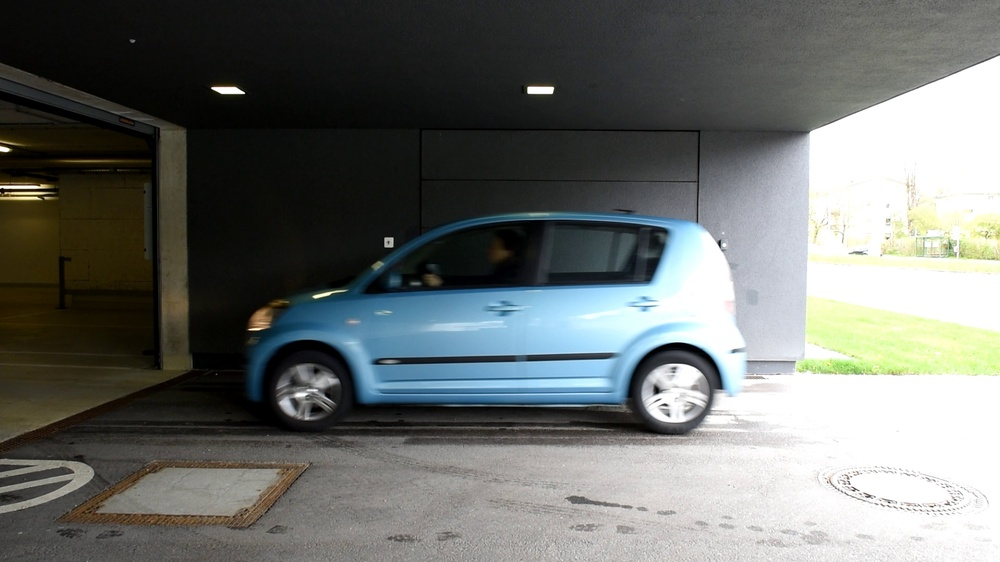
#> input picture test.jpg, 1000 x 562 px, shrunk from 1920 x 1080 before the run, given in place of daihatsu_side.MOV, which was not available
$ jupyter execute vehicle_type_classification_rule_based.ipynb   (text cells are left out)
#> lines starting #> are read from the running program, lines starting #| are printed output that depends on the picture; pictures that were not available may be replaced by others from this repository, and a replacement may not be noted
[cell 1]
import cv2
import matplotlib.pyplot as plt
import numpy as np
from scipy.signal import find_peaks

bg_car_threshold = 55

cap = cv2.VideoCapture('../datasets/daihatsu_side.MOV') # capture


count = 0 # frames passed
index = 0 # iteration
bg = None # Background for substraction

x = [] # frames
y = [] # save results for every iteration

while cap.isOpened():
    ret, frame = cap.read()
#> frame is the input picture: shape (562, 1000, 3); mean B, G, R 108.2, 111, 107.6

    if ret:
        count += 30 # i.e. at 30 fps, this advances one second

        img = cv2.cvtColor(frame, cv2.COLOR_BGR2GRAY) # convert to gray
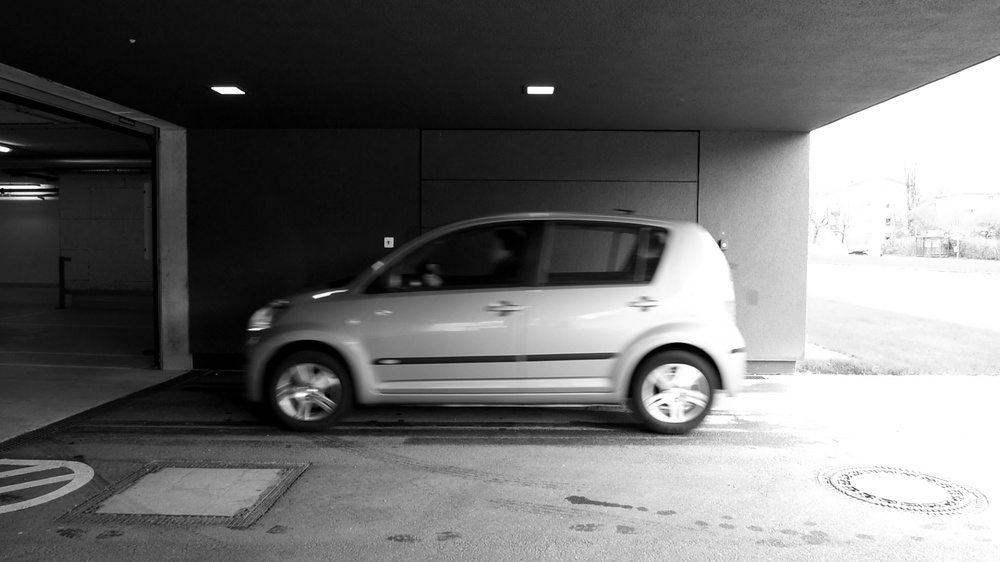
#> img: shape (562, 1000); min 0, max 255, mean 109.7
        img = cv2.cv2.equalizeHist(img) # Equalize Histogram
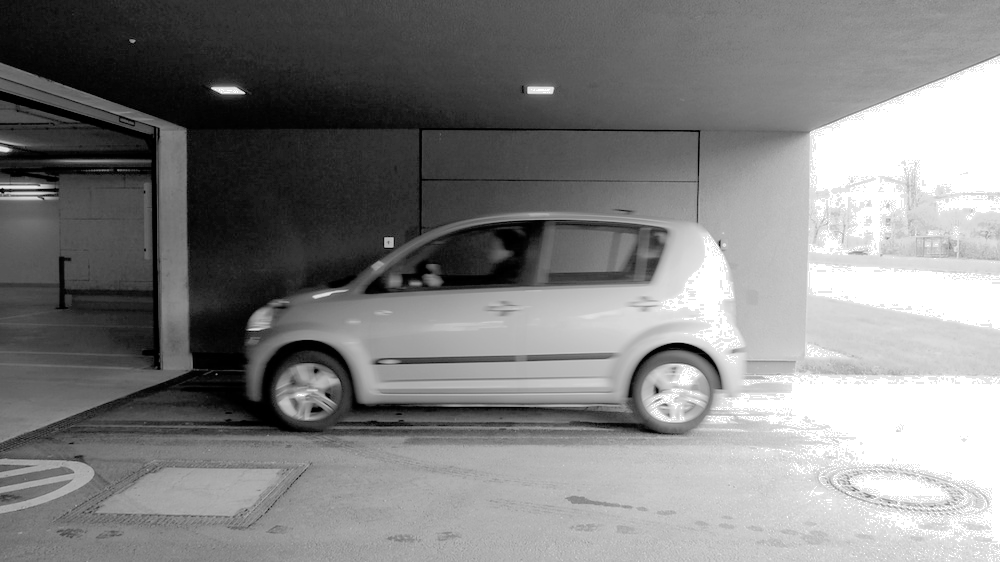
#> img: shape (562, 1000); min 0, max 255, mean 128.6

        if bg is None:
            bg = img # start of the video set background

        # difference between background and frame
        img_diff = bg + bg_car_threshold - img
#> img_diff: shape (562, 1000); every value is 55

        (T, thresh) = cv2.threshold(img_diff, 180, 255, cv2.THRESH_BINARY)
#> thresh: shape (562, 1000); every value is 0
        # display image
        plt.imshow(thresh, cmap='gray')
        plt.show()
        # count non zero pixels
        nonzero = np.count_nonzero(thresh)
#> nonzero = 0
        print(f'There are {nonzero} set to 255')
#| There are 0 set to 255

        if nonzero == 0:
            bg = img

        # save values for plotting
        x.append(count)
        y.append(nonzero)

        cap.set(1, count) # advance by 30 fps
        index += 1 # add to index
    else:
        cap.release()
        break

$ run again, on flowers.jpg
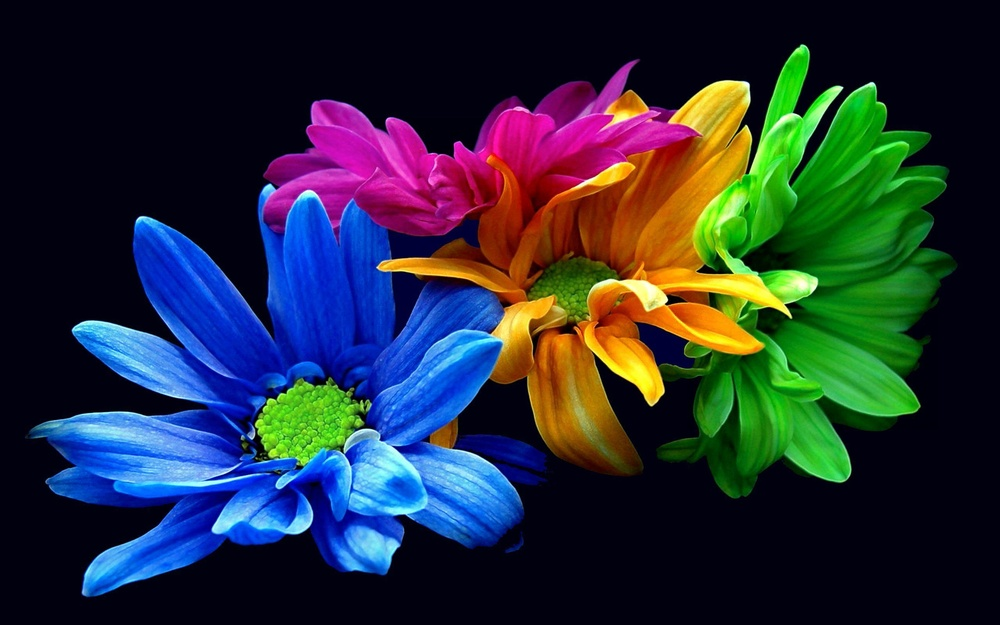
#> input picture flowers.jpg, 1000 x 625 px, shrunk from 2560 x 1600 before the run, given in place of daihatsu_side.MOV, which was not available
#> frame is the input picture: shape (625, 1000, 3); mean B, G, R 56, 45.6, 37.4
#> `img = cv2.cvtColor(frame, cv2.COLOR_BGR2GRAY)`:
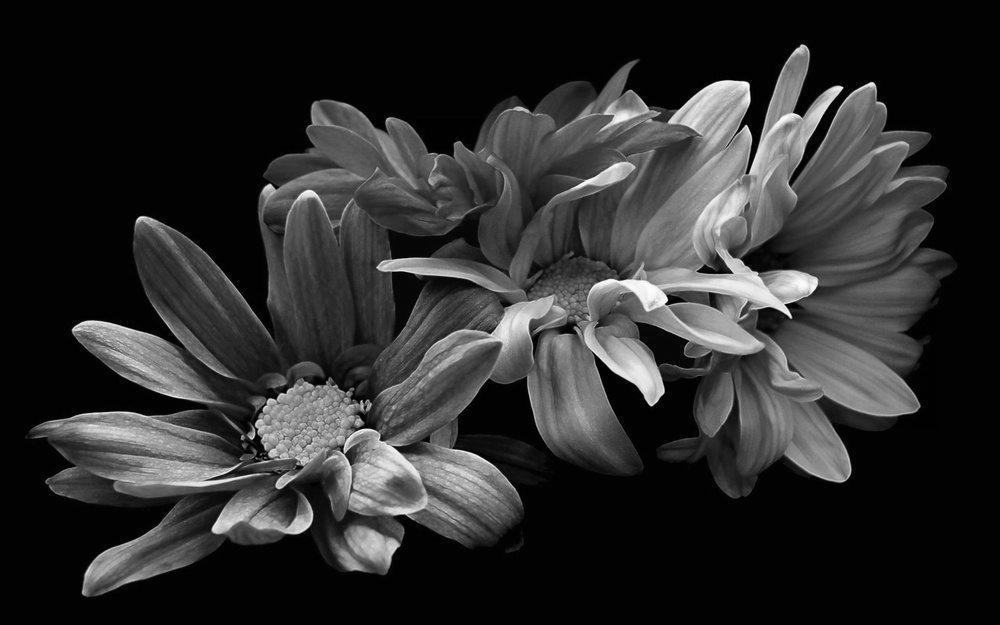
#> img: shape (625, 1000); min 0, max 253, mean 44.4
#> `img = cv2.cv2.equalizeHist(img)`:
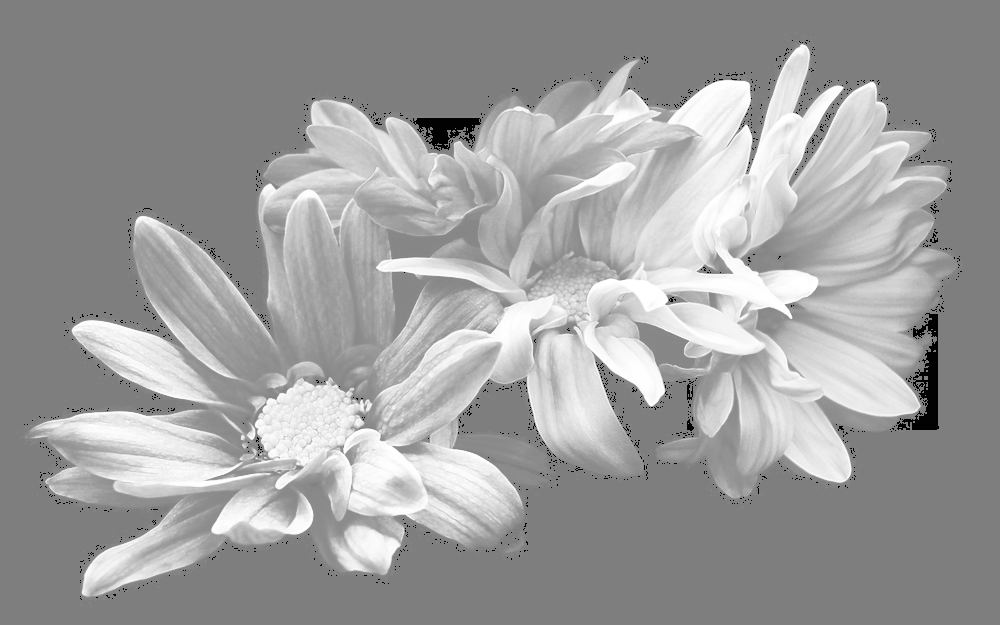
#> img: shape (625, 1000); min 0, max 255, mean 157.8
#> img_diff: shape (625, 1000); every value is 55
#> thresh: shape (625, 1000); every value is 0
#> nonzero = 0
#| There are 0 set to 255

$ run again, on freerider.jpg
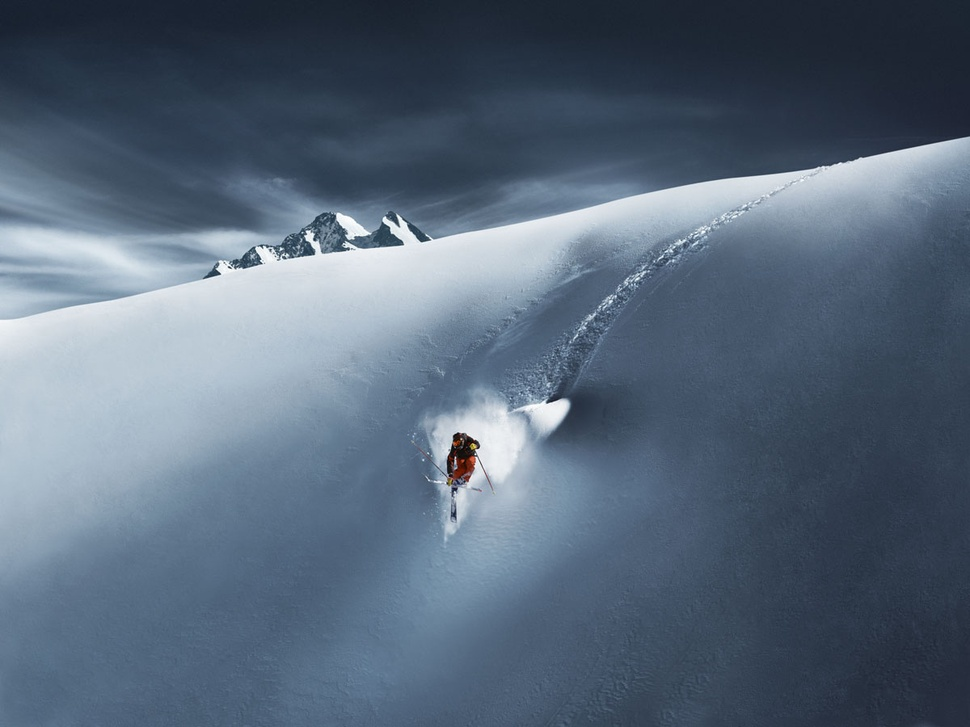
#> input picture freerider.jpg, 970 x 727 px, shrunk from 1200 x 900 before the run, given in place of daihatsu_side.MOV, which was not available
#> frame is the input picture: shape (727, 970, 3); mean B, G, R 122.4, 104.4, 88.5
#> `img = cv2.cvtColor(frame, cv2.COLOR_BGR2GRAY)`:
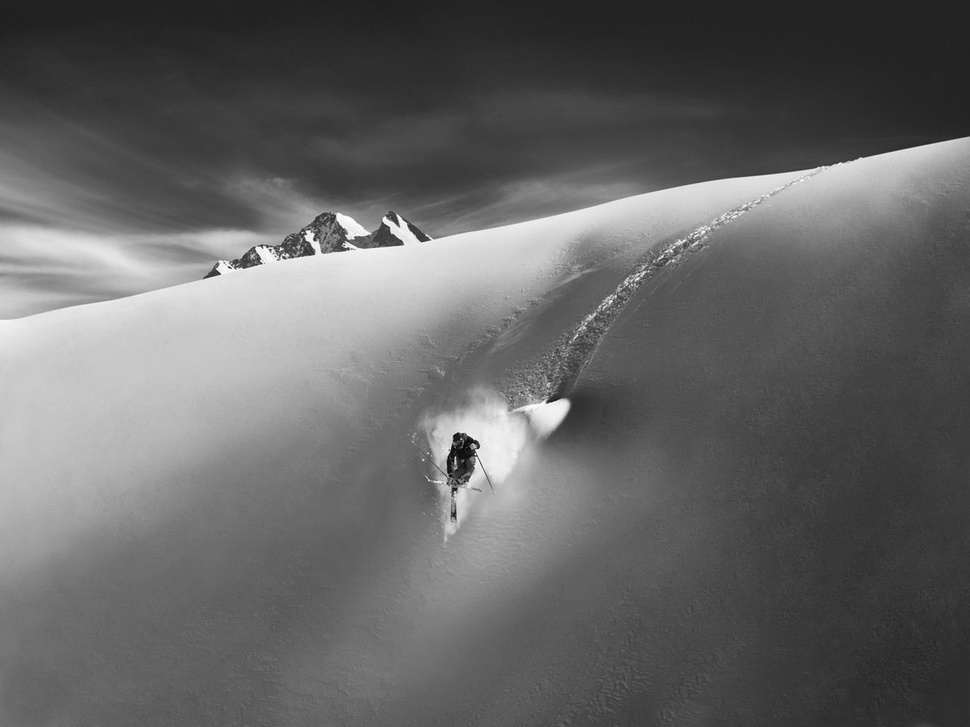
#> img: shape (727, 970); min 3, max 255, mean 101.7
#> `img = cv2.cv2.equalizeHist(img)`:
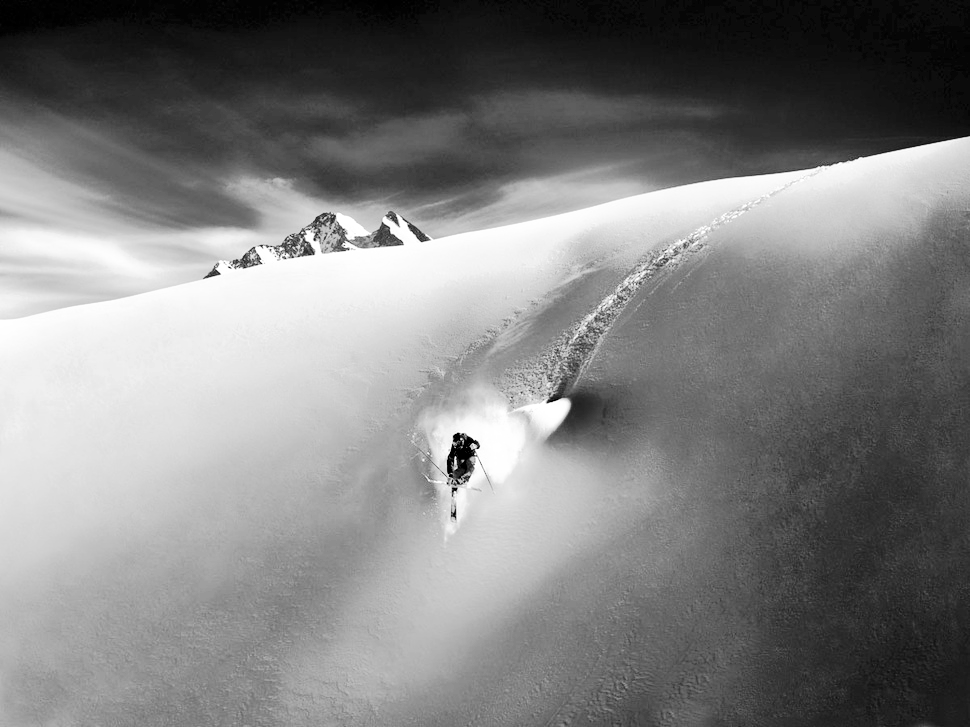
#> img: shape (727, 970); min 0, max 255, mean 128.4
#> img_diff: shape (727, 970); every value is 55
#> thresh: shape (727, 970); every value is 0
#> nonzero = 0
#| There are 0 set to 255
